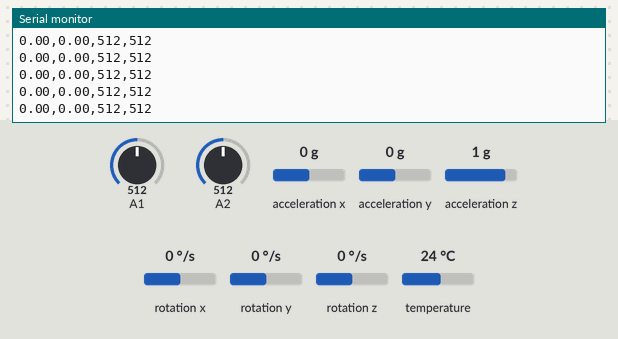
Bench run of a sketch on a simulated Arduino Leonardo, built with avr-gcc and run on an emulated ATmega32U4. Parts: the last lines printed to the serial monitor. The inputs (shaded band) are chosen by the test bench; at power-on: acceleration x 0 g, A1 = 512, A2 = 512, acceleration y 0 g, acceleration z 1 g, rotation x 0 °/s, rotation y 0 °/s, rotation z 0 °/s, temperature 24 °C.

Above: at 1.3 s.
1.4 s: acceleration x set to -1.4 g
At 1.82 s:
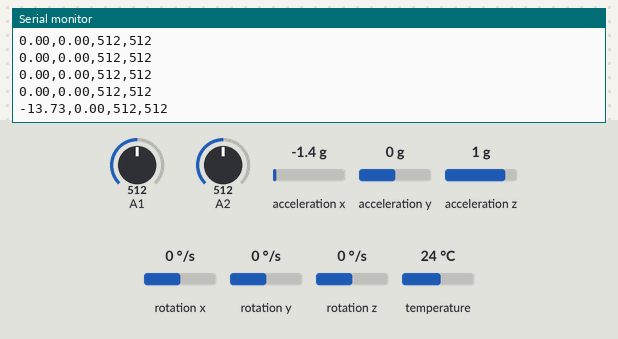
2.9 s: A1 set to 716
At 3.08 s:
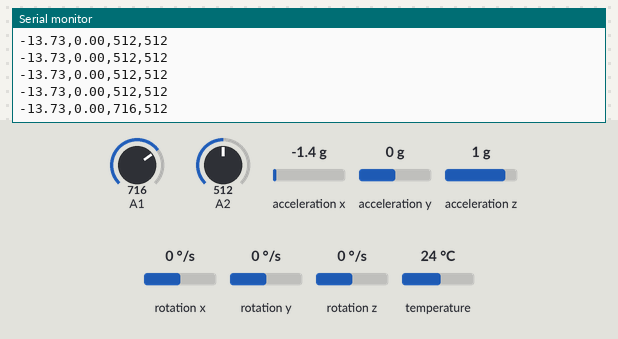
4.4 s: A2 set to 716
At 4.61 s:
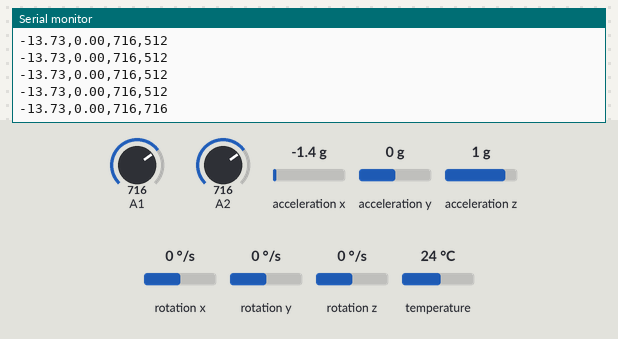
5.9 s: acceleration y set to -1.4 g
At 6.13 s:
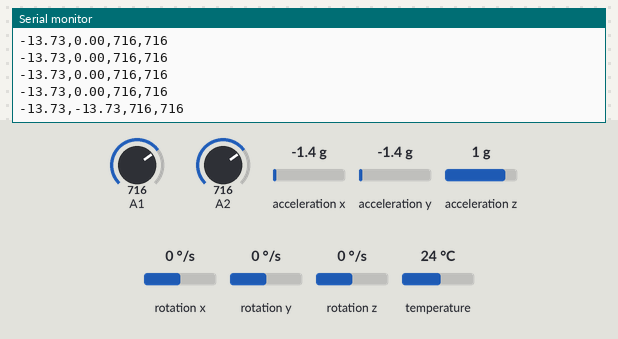
7.4 s: A1 set to 992
At 7.4 s:
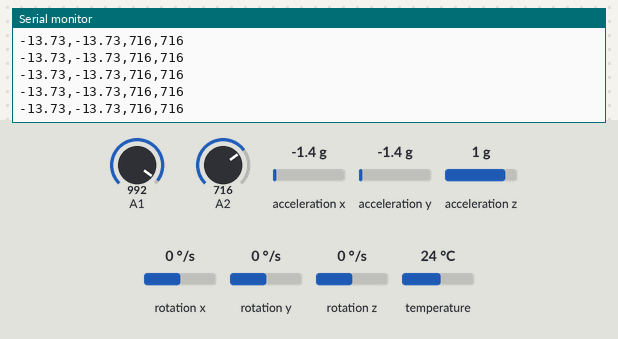
8.9 s: A2 set to 992
At 8.92 s:
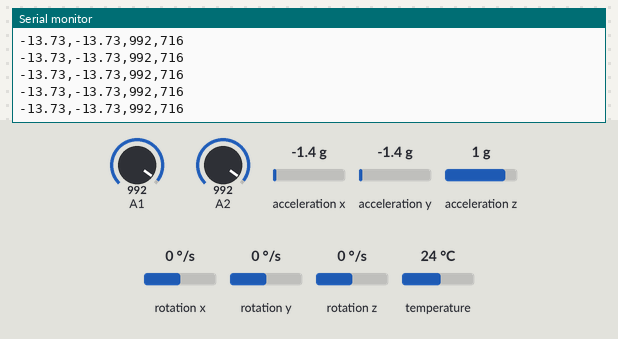
Timing chart, 0 to 11.4 s (numbered marks = the images above; inputs shaded):
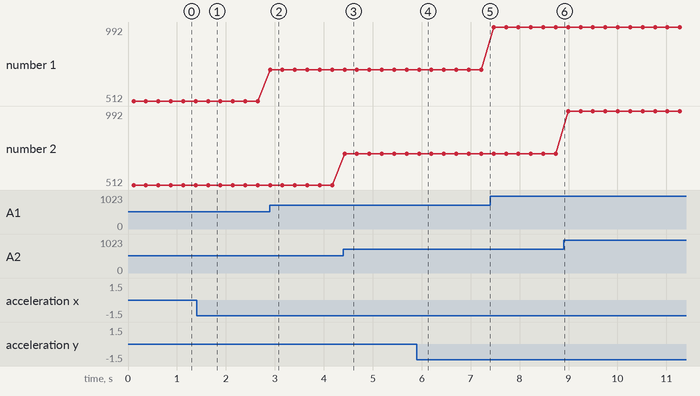

Measured:
- after the input at 1.4 s, the serial monitor: prints a new line after 0.23 s (image 1)
- after the input at 2.9 s, the serial monitor: prints a new line at once (image 2)
- after the input at 4.4 s, the serial monitor: prints a new line at once (image 3)
- after the input at 5.9 s, the serial monitor: prints a new line after 0.05 s (image 4)
- plotted number 1: 512 → 716 after the input at 2.9 s, 716 → 992 after the input at 7.4 s

The sketch:

ArduinoCode.ino
```cpp
// Basic demo for accelerometer readings from Adafruit MPU6050

#include <Adafruit_MPU6050.h>
#include <Adafruit_Sensor.h>
#include <Wire.h>

Adafruit_MPU6050 mpu;

void setup(void) {
  Serial.begin(115200);
  while (!Serial)
    delay(10); // will pause Zero, Leonardo, etc until serial console opens

  //Serial.println("Adafruit MPU6050 test!");

  // Try to initialize!
  if (!mpu.begin()) {
    //Serial.println("Failed to find MPU6050 chip");
    while (1) {
      delay(10);
    }
  }
  //Serial.println("MPU6050 Found!");

  mpu.setAccelerometerRange(MPU6050_RANGE_8_G);
  //Serial.print("Accelerometer range set to: ");
  switch (mpu.getAccelerometerRange()) {
  case MPU6050_RANGE_2_G:
    //Serial.println("+-2G");
    break;
  case MPU6050_RANGE_4_G:
    //Serial.println("+-4G");
    break;
  case MPU6050_RANGE_8_G:
    //Serial.println("+-8G");
    break;
  case MPU6050_RANGE_16_G:
    //Serial.println("+-16G");
    break;
  }
  mpu.setGyroRange(MPU6050_RANGE_500_DEG);
  //Serial.print("Gyro range set to: ");
  switch (mpu.getGyroRange()) {
  case MPU6050_RANGE_250_DEG:
    //Serial.println("+- 250 deg/s");
    break;
  case MPU6050_RANGE_500_DEG:
    //Serial.println("+- 500 deg/s");
    break;
  case MPU6050_RANGE_1000_DEG:
    //Serial.println("+- 1000 deg/s");
    break;
  case MPU6050_RANGE_2000_DEG:
    //Serial.println("+- 2000 deg/s");
    break;
  }

  mpu.setFilterBandwidth(MPU6050_BAND_21_HZ);
  //Serial.print("Filter bandwidth set to: ");
  switch (mpu.getFilterBandwidth()) {
  case MPU6050_BAND_260_HZ:
    //Serial.println("260 Hz");
    break;
  case MPU6050_BAND_184_HZ:
    //Serial.println("184 Hz");
    break;
  case MPU6050_BAND_94_HZ:
    //Serial.println("94 Hz");
    break;
  case MPU6050_BAND_44_HZ:
    //Serial.println("44 Hz");
    break;
  case MPU6050_BAND_21_HZ:
    //Serial.println("21 Hz");
    break;
  case MPU6050_BAND_10_HZ:
    //Serial.println("10 Hz");
    break;
  case MPU6050_BAND_5_HZ:
    //Serial.println("5 Hz");
    break;
  }

  //Serial.println("");
  delay(100);
}

void loop() {

  /* Get new sensor events with the readings */
  sensors_event_t a, g, temp;
  mpu.getEvent(&a, &g, &temp);

  /* Print out the values */
  // Serial.print("Acceleration X: ");
  // Serial.print(a.acceleration.x);
  // Serial.print(", Y: ");
  // Serial.print(a.acceleration.y);
  // Serial.print(", Z: ");
  // Serial.print(a.acceleration.z);
  // Serial.println(" m/s^2");

  // Serial.print("Rotation X: ");
  // Serial.print(g.gyro.x);
  // Serial.print(", Y: ");
  // Serial.print(g.gyro.y);
  // Serial.print(", Z: ");
  // Serial.print(g.gyro.z);
  // Serial.println(" rad/s");

  // Serial.print("Temperature: ");
  // Serial.print(temp.temperature);
  // Serial.println(" degC");

  // Serial.println("");
  String printOut = String(a.acceleration.x)+","+String(a.acceleration.y)+","+String(analogRead(A1))+","+String(analogRead(A2));
  Serial.println(printOut);
  delay(250);
}
```
